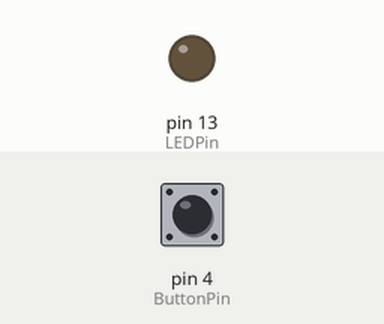
The sketch below on a simulated Arduino Uno, built with avr-gcc and run on an emulated ATmega328P. Shown: output pins drawn as LEDs (lit = HIGH). The test bench sets the inputs (shaded band); at power-on: pin 4 (ButtonPin) HIGH.

Above: at 1.2 s.
1.3 s: pin 4 (ButtonPin) pulled LOW for 0.15 s
At 1.37 s:
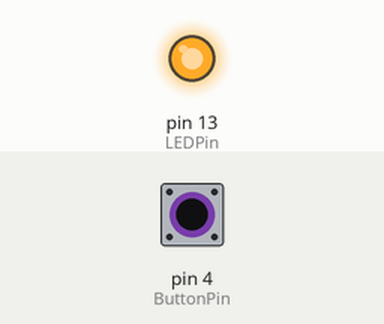
2.9 s: pin 4 (ButtonPin) pulled LOW for 3.2 s
At 6.5 s:
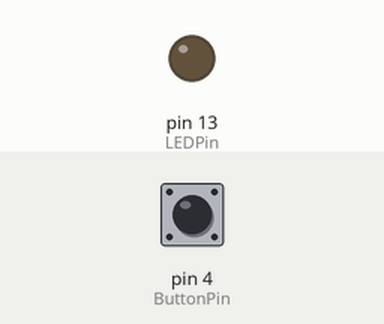
Timing chart, 0 to 8.0 s (numbered marks = the images above; inputs shaded):
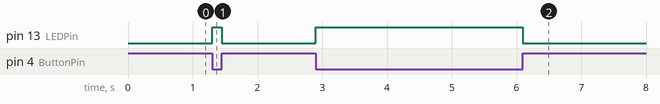

Measured:
- after the input at 1.3 s, pin 13 (LEDPin): LOW → HIGH at once, → LOW 0.15 s later
- after the input at 2.9 s, pin 13 (LEDPin): LOW → HIGH at once, → LOW 3.2 s later

The sketch:

12-InputPullup.ino
```cpp
/**
 * Notice the pin mode for the button is different than the other sketches we've
 * looked at this far. The pin mode in this sketch is
 *
 * Note: there is no INPUT_PULLDOWN, there is only INPUT, OUTPUT, and INPUT_PULLUP
 *
 * Activity:
 *  Switch the LED to an off-board led now, with the proper resistor in place.
 *
 */

const int ButtonPin = 4;
const int LEDPin = 13;
const int BaudRate = 9600;

void setup() {
  pinMode( ButtonPin, INPUT_PULLUP);
  pinMode( LEDPin, OUTPUT );

}

void loop() {
  if( digitalRead( ButtonPin ) ){
    digitalWrite( LEDPin, LOW );
  }
  else{
    digitalWrite( LEDPin, HIGH );
  }

}
```
